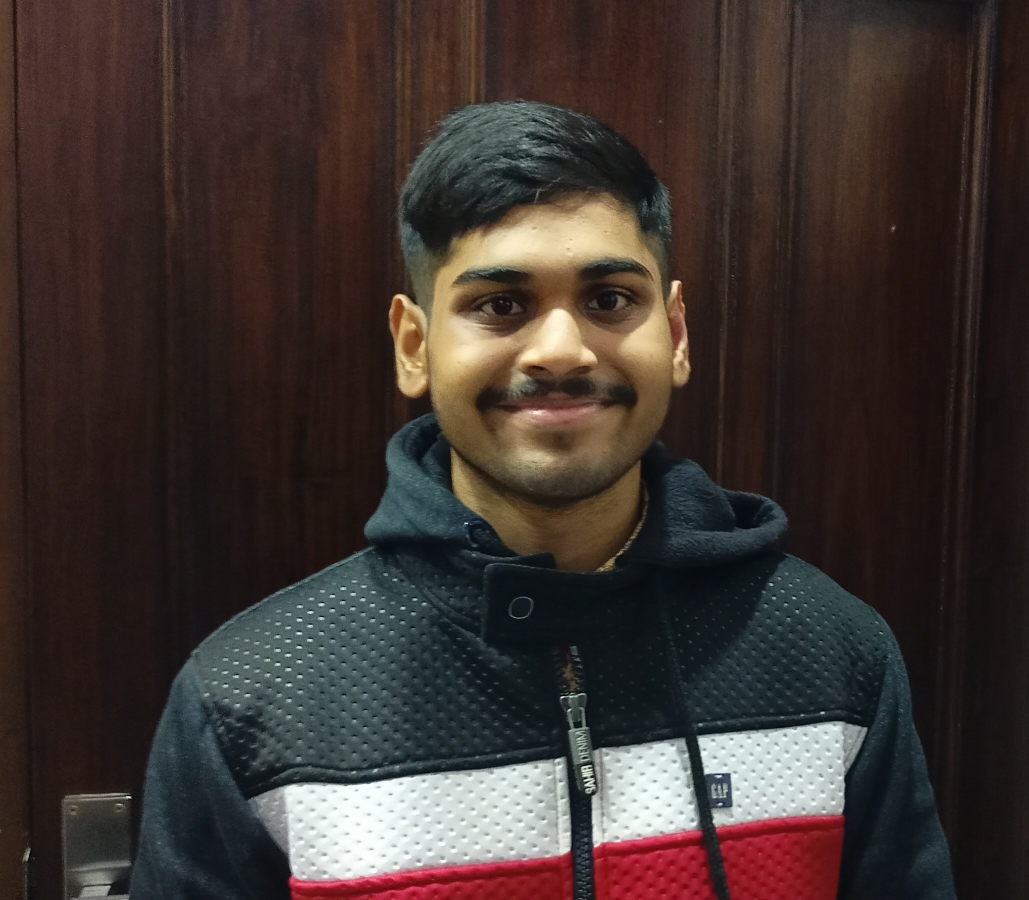
#> input picture a.jpg, 2058 x 1800 px (shown at 1/2 size)
$ jupyter execute --allow-errors 'age&genderDetection.ipynb'   (shell and % lines are left out)
#> lines starting #> are read from the running program, lines starting #| are printed output that depends on the picture
<a href="https://colab.research.google.com/github/roysarvesh/age_and_gender_detection/blob/master/age%26genderDetection.ipynb" target="_parent"></a>

[cell 1]
%cd age_and_gender_detection

[cell 2]
# Downloading pretrained data and unzipping it
# https://drive.google.com/uc?id=1_aDScOvBeBLCn_iv0oxSO8X1ySQpSbIS

[cell 3]
# Import required modules
import cv2 as cv
import math
import time
from google.colab.patches import cv2_imshow
# import argparse

# [19 lines left out: function getFaceBox, not called in this run]

faceProto = "modelNweight/opencv_face_detector.pbtxt"
faceModel = "modelNweight/opencv_face_detector_uint8.pb"

ageProto = "modelNweight/age_deploy.prototxt"
ageModel = "modelNweight/age_net.caffemodel"

genderProto = "modelNweight/gender_deploy.prototxt"
genderModel = "modelNweight/gender_net.caffemodel"

MODEL_MEAN_VALUES = (78.4263377603, 87.7689143744, 114.895847746)
ageList = ['(0-2)', '(4-6)', '(8-12)', '(15-20)', '(25-32)', '(38-43)', '(48-53)', '(60-100)']
genderList = ['Male', 'Female']

# Load network
#> (the rest of this cell did not finish here and is left out)

[cell 4]
input = cv.imread("a.jpg")
#> input is the input picture: shape (1800, 2058, 3); mean B, G, R 48.2, 51.8, 62.4
#> (the rest of this cell did not finish here and is left out)

[cell 5]
input = cv.imread("d.jpg")
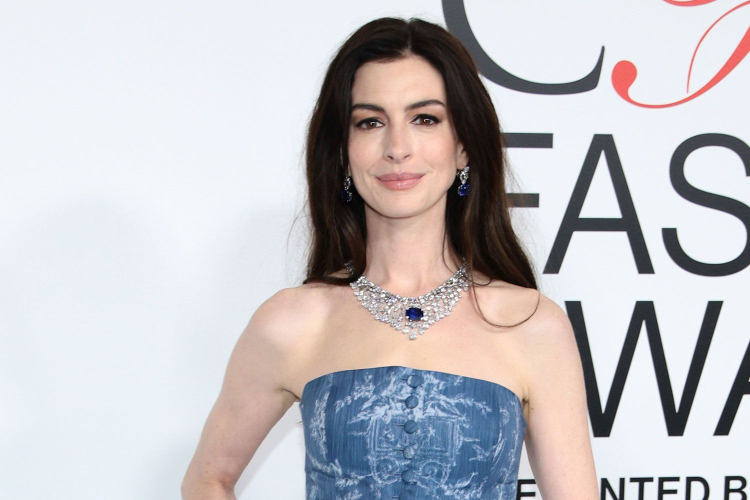
#> input picture d.jpg, 1500 x 1000 px (shown at 1/2 size)
#> input is the input picture: shape (1000, 1500, 3); mean B, G, R 197.7, 194.4, 196.5
#> (the rest of this cell did not finish here and is left out)

[cell 6]
input = cv.imread("image2.jpg")
#> (the rest of this cell did not finish here and is left out)

[cell 7]
import cv2
cap = cv2.VideoCapture('video.mp4')
ret, frame = cap.read()
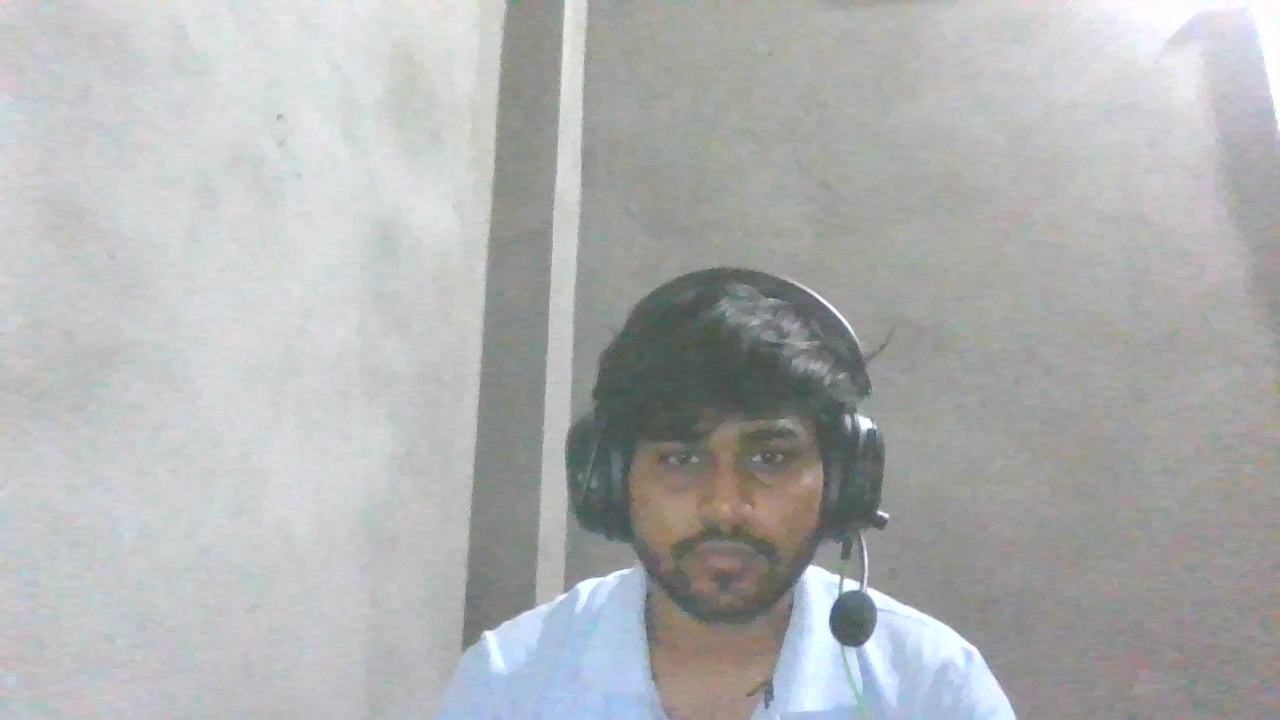
#> input picture frame 4 of video.mp4, 1280 x 720 px
#> frame is the input picture: shape (720, 1280, 3); mean B, G, R 177.7, 177.2, 175.9
frame_height, frame_width, _ = frame.shape
#> frame_height = 720; frame_width = 1280
out = cv2.VideoWriter('output.avi',cv2.VideoWriter_fourcc('M','J','P','G'), 10, (frame_width,frame_height))
print("Processing Video...")
#> (the rest of this cell did not finish here and is left out)
